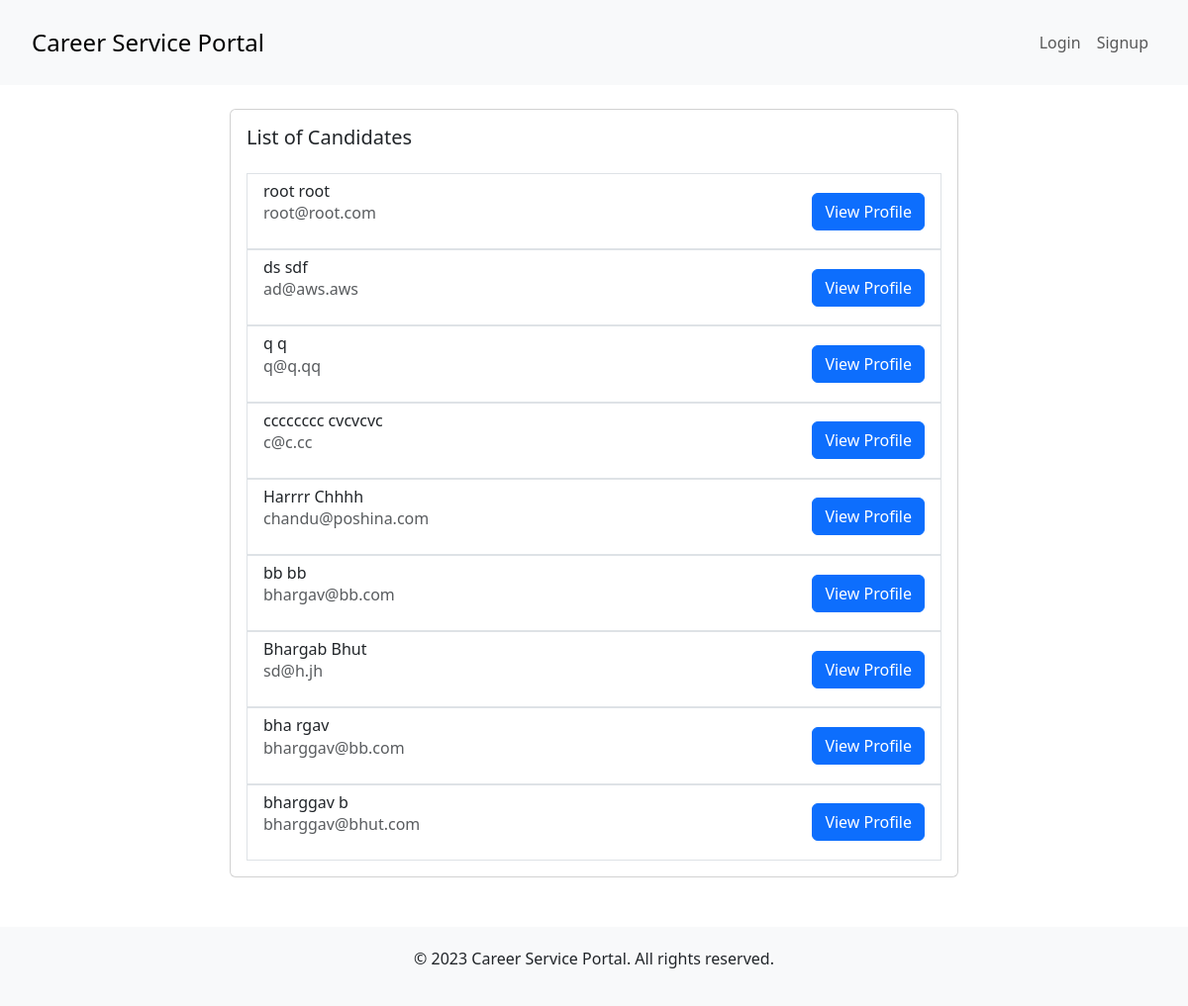
Before: /employer/browseCandidatesAll/ with the older database file.
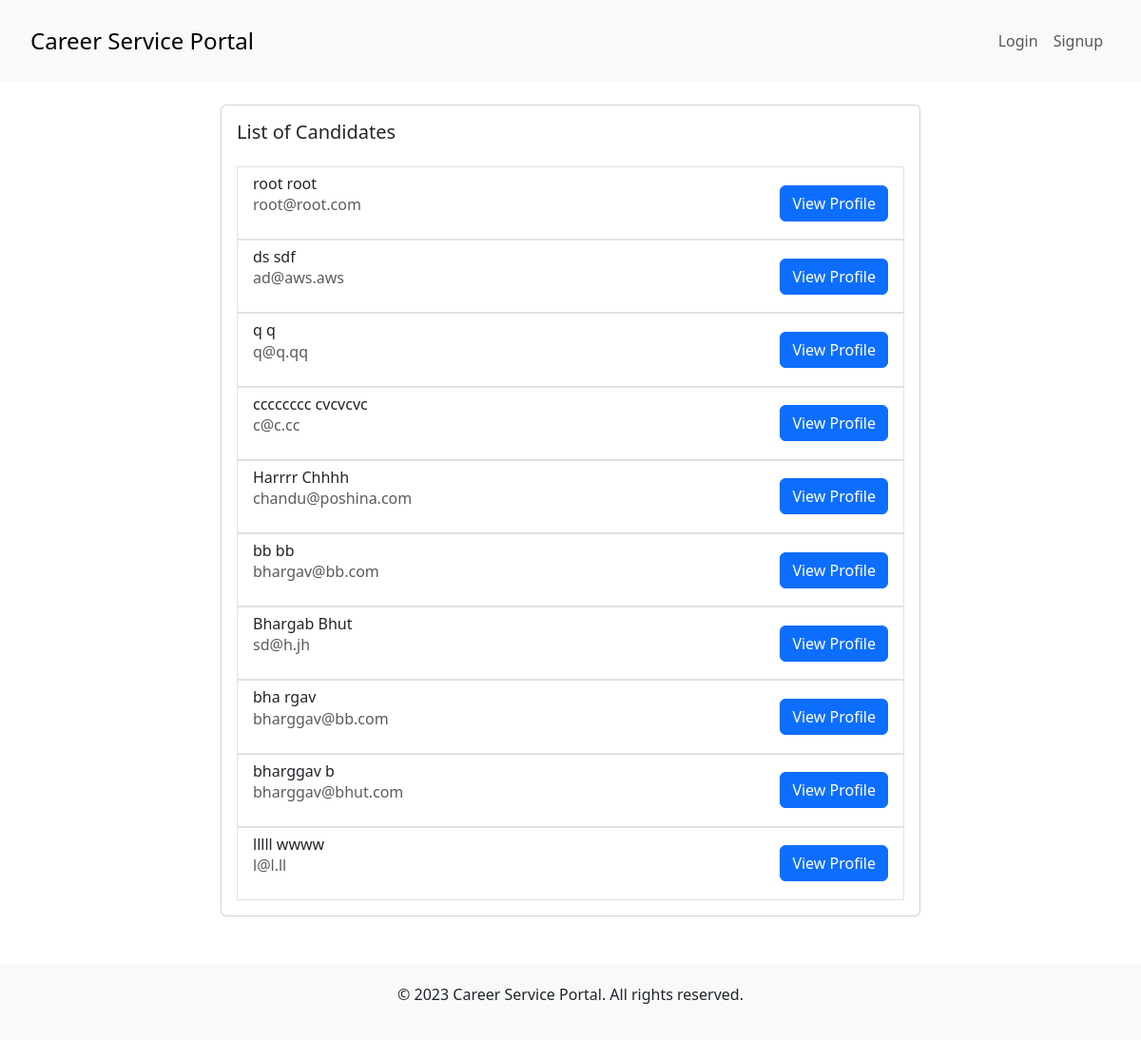
After: the same page with the newer database file.
### candidate/models.py (models this page shows)
class Candidate(models.Model):
    firstName = models.CharField(max_length=255)
    lastName = models.CharField(max_length=255)
    phone = models.CharField(max_length=255)
    resume = models.ForeignKey(
        Resume, on_delete=models.SET_NULL, null=True, blank=True)
    user = models.ForeignKey(User, on_delete=models.CASCADE)
    savedJobs = models.ManyToManyField(Job)

### user/models.py (models this page shows, shortened)
class User(models.Model):
    email = models.EmailField(max_length=254)
    password = models.CharField(max_length=255)
    role = models.CharField(max_length=255)

### employer/views.py (the view)
# urls.py: path('browseCandidatesAll/', views.browse_candidates_all, name='browse_candidates_all'),
def browse_candidates_all(request):
    employer = check_login(request)
    candidates = Candidate.objects.all()
    context = {
        'candidates': candidates
    }
    return render(request, 'employer/browse_candidates_all.html', context)

### employer/views.py (called while the page is built, shortened)
def check_login(request):
    return None

### templates/employer/browse_candidates_all.html (shortened to what this page needs)
{% extends "shared/base.html" %}
{% block content %}
<div class="container">
  <div class="row justify-content-center">
    <div class="col-md-8">
      <div class="card mt-4">
        <div class="card-body">
          <h5 class="card-title mb-4">List of Candidates</h5>
          <ul class="list-group">
            <form method="post" action="{% url 'employer:view_employee_profile' %}">
                {% for candidate in candidates %}
                <li class="list-group-item d-flex justify-content-between align-items-center">
                <div>
                    <h6 class="mb-0">{{ candidate.firstName }} {{ candidate.lastName }}</h6>
                    <p class="text-muted">{{ candidate.user.email }}</p>
                </div>
                <button type="submit" class="btn btn-primary" name="button_id" value="{{ candidate.id }}">View Profile</button>
                </li>
                {% endfor %}
            </form>
          </ul>
        </div>
      </div>
    </div>
  </div>
</div>
{% endblock %}

Changed rows visible on the page:
added Candidate: firstName "lllll", lastName "wwww", user.email "l@l.ll", {{ candidate.id }} 19 (drawn)
